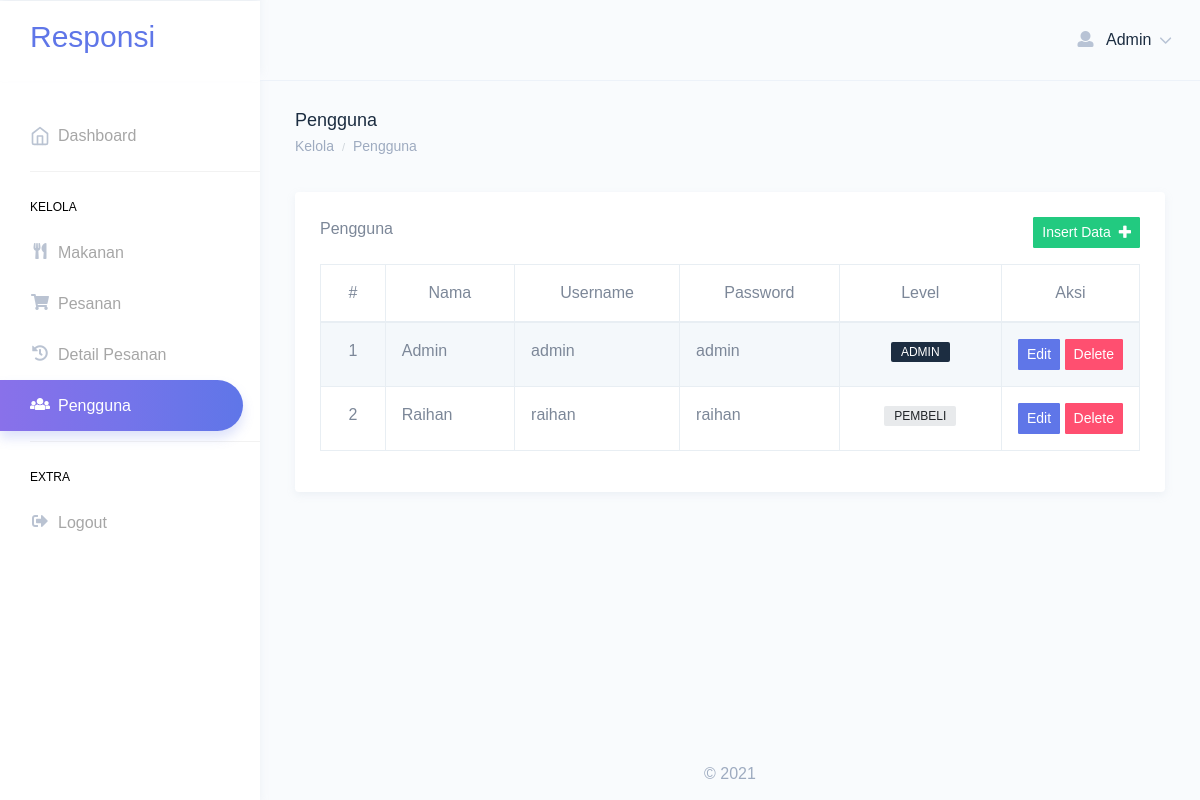
The page /index.php?page=pengguna (signed in) on the database its author committed.
### tables this page shows
CREATE TABLE `pengguna` (
  `id` int(11) NOT NULL AUTO_INCREMENT,
  `level_id` int(11) NOT NULL,
  `nama` varchar(255) DEFAULT NULL,
  `username` varchar(255) DEFAULT NULL,
  `password` varchar(255) DEFAULT NULL,
  `alamat` varchar(255) DEFAULT NULL,
  PRIMARY KEY (`id`),
  KEY `pengguna_fk0` (`level_id`),
  CONSTRAINT `pengguna_fk0` FOREIGN KEY (`level_id`) REFERENCES `level` (`id`)
);

### function.php (called while the page is built, shortened)
<?php
$servername = "localhost";
$database = "responsi_pwb_raihan";
$username = "root";
$password = "";
$conn = mysqli_connect($servername, $username, $password, $database);
function show($query)
{
    global $conn;
    $result = mysqli_query($conn, $query);
    $rows = [];
    while ($row = mysqli_fetch_assoc($result)) {
        $rows[] = $row;
    }
    return $rows;
}
?>

### content/admin/pengguna.php (the view, shortened to what this page needs)
<div class="page-breadcrumb">
    <div class="row">
        <div class="col-7 align-self-center">
            <h4 class="page-title text-truncate text-dark font-weight-medium mb-1">Pengguna</h4>
            <div class="d-flex align-items-center">
                <nav aria-label="breadcrumb">
                    <ol class="breadcrumb m-0 p-0">
                        <li class="breadcrumb-item"><a href="index.php" class="text-muted">Kelola</a></li>
                        <li class="breadcrumb-item text-muted active" aria-current="page">Pengguna</li>
                    </ol>
                </nav>
            </div>
        </div>
    </div>
</div>
<div class="container-fluid">
    <div class="row">
        <div class="col-12">
            <div class="card">
                <div class="card-body">
                    <div class="d-flex justify-content-between">
                        <div class="mb-3">
                            <span>Pengguna</span>
                        </div>
                        <div class="mb-3">
                            <button type="button" class="btn btn-sm btn-success" data-toggle="modal" data-target="#modalInsert">Insert Data<i class="fa fa-plus ml-2"></i></button>
                        </div>
                    </div>
                    <div class="table-responsive">
                        <table id="zero_config" class="table table-striped table-bordered no-wrap">
                            <thead>
                                <tr class="text-center">
                                    <th>#</th>
                                    <th>Nama</th>
                                    <th>Username</th>
                                    <th>Password</th>
                                    <th>Level</th>
                                    <th style="width: 50px;">Aksi</th>
                                </tr>
                            </thead>
                            <tbody>
                                <?php
                                $data = show("SELECT * FROM pengguna");
                                foreach ($data as $d) {
                                ?>
                                    <tr>
                                        <td class="text-center"><?= $d['id'] ?></td>
                                        <td><?= $d['nama'] ?></td>
                                        <td><?= $d['username'] ?></td>
                                        <td><?= $d['password'] ?></td>
                                        <?= $d['level_id'] == 1 ? "<td class='text-center'><span class='badge badge-dark'>ADMIN</span></td>" : "<td class='text-center'><span class='badge badge-light'>PEMBELI</span></td>"; ?>
                                        <td>
                                            <button type="button" class="btn btn-sm btn-info" data-toggle="modal" data-target="#modalEdit<?= $d['id'] ?>">Edit</button>
                                            <button type="button" class="btn btn-sm btn-danger" data-toggle="modal" data-target="#modalDelete<?= $d['id'] ?>">Delete</button>
                                        </td>
                                    </tr>
                                <?php
                                }
                                ?>
                            </tbody>
                        </table>
                    </div>
                </div>
            </div>
        </div>
    </div>
</div>

### layouts/navbar.php (shortened to what this page needs)
<header class="topbar" data-navbarbg="skin6">
    <nav class="navbar top-navbar navbar-expand-md">
        <div class="navbar-header" data-logobg="skin6">
            <div class="navbar-brand">
                <a href="index.php">
                    <span class="logo-text">
                        <h2>Responsi</h2>
                    </span>
                </a>
            </div>
        </div>
        <div class="navbar-collapse collapse" id="navbarSupportedContent">
            <ul class="navbar-nav float-right ml-auto">
                <li class="nav-item dropdown">
                    <a class="nav-link dropdown-toggle" href="javascript:void(0)" data-toggle="dropdown" aria-haspopup="true" aria-expanded="false">
                        <i class="fa fa-user"></i>
                        <span class="ml-2 d-none d-lg-inline-block"><span class="text-dark"><?= $user['nama'] ?></span> <i data-feather="chevron-down" class="svg-icon"></i></span>
                    </a>
                </li>
            </ul>
        </div>
    </nav>
</header>

### rows shown on the page
pengguna: nama "Admin", id "1", username "admin", password "admin", shows "ADMIN"
pengguna: id "2", nama "Raihan", username "raihan", password "raihan", shows "PEMBELI"
